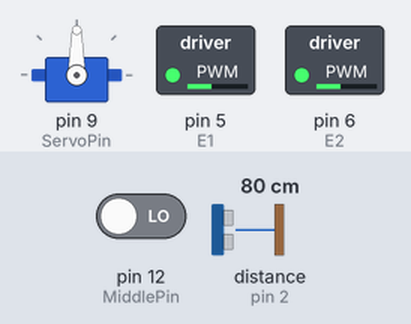
The program below on a simulated Arduino Uno, built with avr-gcc and run on an emulated ATmega328P. On the bench: servo, switched loads named in the program (green lamp = pin HIGH). Wiring (inferred from the names in the program): ultrasonic range finder: trigger pin 3; echo pin 2. Inputs (shaded band) come from the test bench; at power-on: distance to the obstacle (sensor on pin 2) 80 cm, pin 12 (MiddlePin) LOW. The echo pulse lasts 58.3 µs per cm; pins used as bus, display or sensor lines are not drawn.

Above: at 4.2 s.
4.3 s: distance to the obstacle (sensor on pin 2) set to 18 cm
5.8 s: distance to the obstacle (sensor on pin 2) set to 15 cm
At 6.7 s:
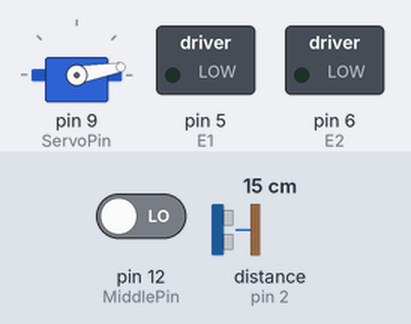
At 8.6 s:
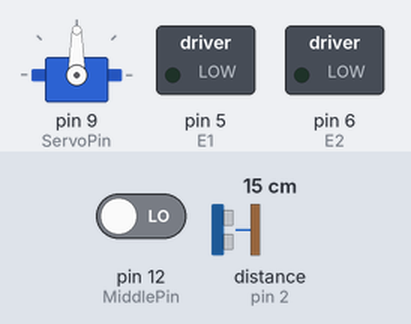
11.8 s: distance to the obstacle (sensor on pin 2) set to 35 cm
17.5 s: distance to the obstacle (sensor on pin 2) set to 28 cm
At 20.8 s:
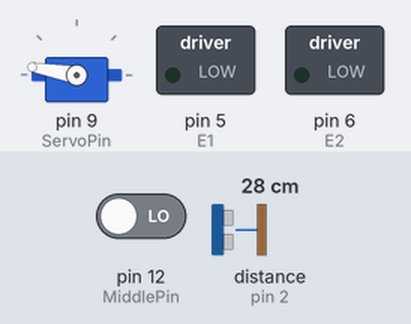
Timing chart, 0 to 21.5 s (numbered marks = the images above; inputs shaded):
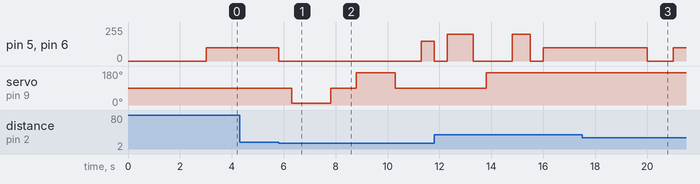

The program:

main.cpp
```cpp
//////////////////////// Step 3 "Combine obstacle detection and avoidance with line tracking."

////////////////////////  Parameter ////////////////////////

#include <Arduino.h>
#include <Servo.h>

#define ServoPin 9 //attach pin D9 Arduino to pin of Servo motor
#define echoPin 2 // attach pin D2 Arduino to pin Echo of HC-SR04
#define trigPin 3 //attach pin D3 Arduino to pin Trig of HC-SR04

#define RightPin 11 //attach pin D11 Arduino to pin of Line tracking right sensor
#define MiddlePin 12 // attach pin D12 Arduino to pin of Line tracking middle sensor
#define LeftPin 10 //attach pin D10 Arduino to pin of Line tracking left sensor

#define LT_R !digitalRead(11)
#define LT_M !digitalRead(12)
#define LT_L !digitalRead(10)

#define ditectDistance 15 //Distance threshold that which an obstacle is first detected
#define avoidDistance 30 //Distance threshold to avoid obstacles


Servo servo;
int angle; // Current angle
int rightDistance = 0, leftDistance = 0, middleDistance = 0;////Distance that which an obstacle is first detected

int E1 = 5;     //M1 Speed Control
int E2 = 6;     //M2 Speed Control
int M1 = 4;     //M1 Direction Control
int M2 = 7;     //M2 Direction Control

// defines variables
long duration; // variable for the duration of sound wave travel
int distance; // variable for the distance measurement

////////////////////////  Functions for moving the tank ////////////////////////

void stop(void)  //Stop
{
  digitalWrite(E1,0);
  digitalWrite(M1,LOW);
  digitalWrite(E2,0);
  digitalWrite(M2,LOW);
}

void forward(char a,char b){  //Move forward
  analogWrite (E1,a);
  digitalWrite(M1,HIGH);
  analogWrite (E2,b);
  digitalWrite(M2,HIGH);
}

void back(char a,char b){  //Move backward
  analogWrite (E1,a);
  digitalWrite(M1,LOW);
  analogWrite (E2,b);
  digitalWrite(M2,LOW);
}

void left(char a,char b){  //Turn Right
  analogWrite (E1,a);
  digitalWrite(M1,HIGH);
  analogWrite (E2,b);
  digitalWrite(M2,LOW);

}

void right(char a,char b){  //Turn Left
  analogWrite (E1,a);
  digitalWrite(M1,LOW);
  analogWrite (E2,b);
  digitalWrite(M2,HIGH);
}

//////////////////////// Functions for Line detectiion ////////////////////////


void lineDetection() {
    if(LT_M){
      forward(100,100);
    } else if(LT_R) {
      back(100,100);
      right(120,120);
    } else if(LT_L) {
      back(100,100);
      left(120,120);
    } else if (!LT_M & !LT_L & !LT_R) {
      forward(100,100);
    }
}

//////////////////////// Function for Obstacle detectiion and avoiding ////////////////////////

int Distance_test() {
  // Clears the trigPin condition
  digitalWrite(trigPin, LOW);
  delayMicroseconds(2);
  // Sets the trigPin HIGH (ACTIVE) for 10 microseconds
  digitalWrite(trigPin, HIGH);
  delayMicroseconds(20);
  digitalWrite(trigPin, LOW);
  // Reads the echoPin, returns the sound wave travel time in microseconds
  duration = pulseIn(echoPin, HIGH);
  // Calculating the distance
  distance = duration * 0.034 / 2; // Speed of sound wave divided by 2 (go and back)
  return distance;
}

// Function to move the robot in a given direction for a specified time
void moveAndDelay(void (*moveFunc)(char, char), int speed, int durationMs) {
  moveFunc(speed, speed);
  delay(durationMs);
}

// Function to stop the robot and wait for a specified time
void stopAndWait(int durationMs) {
  stop();
  delay(durationMs);
}

// Function to set servo position, wait, measure, and return the distance
int setServoMeasureDistance(int angle, int waitMs) {
  servo.write(angle);
  delay(waitMs);
  return Distance_test();
}

void avoidRight() {
    stopAndWait(500);
    moveAndDelay(right, 200, 1000);
    stopAndWait(500);
    leftDistance = setServoMeasureDistance(170, 500);

    while (leftDistance < avoidDistance) {
      moveAndDelay(forward, 100, 500);
      stopAndWait(500);
      leftDistance = setServoMeasureDistance(170, 500);
    }

    int repeatTimes = 1;

    for(int i = 0; i < repeatTimes; i++) {
      stopAndWait(500);
      moveAndDelay(left, 200, 700);
      stopAndWait(500);
      moveAndDelay(forward, 100,3000);
      leftDistance = setServoMeasureDistance(170, 500);

      while (leftDistance < avoidDistance) {
          moveAndDelay(forward, 100, 500);
          stopAndWait(500);
          leftDistance = setServoMeasureDistance(170,500);
      }
    }

    servo.write(90);  //setservo position according to scaled value
    stopAndWait(500);
    moveAndDelay(left, 200, 600);
    stopAndWait(500);

    while (!LT_M & !LT_L & !LT_R) {
        moveAndDelay(forward, 100, 100);
    }
    lineDetection();

}

void avoidLeft(){
    stopAndWait(500);
    moveAndDelay(left, 200, 1000);
    stopAndWait(500);
    leftDistance = setServoMeasureDistance(10, 500);

    while (leftDistance < avoidDistance) {
      moveAndDelay(forward, 100, 500);
      stopAndWait(500);
      leftDistance = setServoMeasureDistance(10, 500);
    }

    int repeatTimes = 1;

    for(int i = 0; i < repeatTimes; i++) {
      stopAndWait(500);
      moveAndDelay(right, 200, 800);
      stopAndWait(500);
      moveAndDelay(forward, 100,3000);
      leftDistance = setServoMeasureDistance(10, 500);

      while (leftDistance < avoidDistance) {
          moveAndDelay(forward, 100, 500);
          stopAndWait(500);
          leftDistance = setServoMeasureDistance(10,500);
      }
    }

    servo.write(90);  //setservo position according to scaled value
    stopAndWait(500);
    moveAndDelay(right, 200, 600);
    stopAndWait(500);

    while (!LT_M & !LT_L & !LT_R) {
        moveAndDelay(forward, 100, 100);
    }
    lineDetection();
}

void ObjectDetection(int middleDistance){
    if(middleDistance <= ditectDistance) {
      stopAndWait(500);
      servo.write(10);  //right
      delay(1000);
      rightDistance = Distance_test();

      delay(500);
      servo.write(90);  //front
      delay(1000);
      servo.write(170);  //left
      delay(1000);
      leftDistance = Distance_test();

      delay(500);
      servo.write(90);   //front
      delay(1000);

      if(rightDistance > leftDistance) {
        moveAndDelay(back, 150, 500);
        avoidRight();
      }
      else if(rightDistance < leftDistance) {
        moveAndDelay(back, 150, 500);
        avoidLeft();
      }
      else if((rightDistance <= ditectDistance) || (leftDistance <= ditectDistance)) {
        moveAndDelay(back, 150, 500);
        avoidRight();
      }
      else {
        lineDetection();
      }
    }
    else {
      lineDetection();
    }
}

void setup(void){
  Serial.begin(9600); // Start serial communication at 9600 baud rate
  servo.attach(ServoPin); // Attach servo to pin 9

  pinMode(trigPin, OUTPUT); // Sets the trigPin as an OUTPUT
  pinMode(echoPin, INPUT); // Sets the echoPin as an INPUT

  pinMode(RightPin, INPUT); // Sets the RightPin as an INPUT
  pinMode(MiddlePin, INPUT); // Sets the MiddlePin as an INPUT
  pinMode(LeftPin, INPUT); // Sets the LeftPin as an INPUT

  stop(); // Set Stop Main Motor
  servo.write(90);  //setservo position according to scaled value
  delay(3000);
}

void loop() {
    middleDistance = Distance_test();
    ObjectDetection(middleDistance);
}
```

Measured:
- the behaviour switches between 17 and 16 cm on distance to the obstacle (sensor on pin 2) (found by bisection; images 0 and 1)
- after the input at 4.3 s, every drawn part: stays the same
- after the input at 5.8 s, pin 5 (E1), pin 6 (E2): 100/255 → 0/255 at once, → 150/255 5.5 s later; servo on pin 9 (ServoPin): 90° → 10° after 0.50 s, → 90° 1.5 s later, → 170° 1.0 s later, → 90° 1.5 s later
- after the input at 17.5 s, servo on pin 9 (ServoPin): stays 170° (without the input it goes to 90° after 2.0 s)
